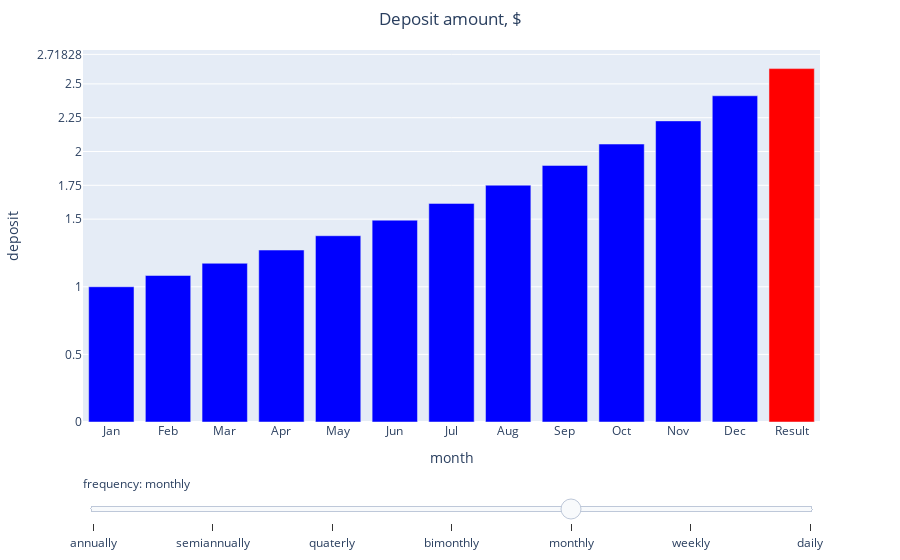

The notebook cell saved with this chart:
### Markdown cell above
Как видно из этой таблицы, поначалу измельчение отчётного периода даёт заметный эффект, однако, выгода от его дальнейшего уменьшения снижается. Например, переход от ежедневной капитализации к ежесекундной позволяет выиграть не более половины сентаво.

### Code cell
plot_deposits_with_slider()

### Figure 1 — Plotly figure (JSON) as saved in the notebook; plotly's stock layout.template omitted (floating-point values rounded to 4 significant figures; data arrays with more than 128 entries replaced by an {"elided": "..."} marker saying what was removed)
{"data": [{"marker": {"color": ["blue", "blue", "blue", "blue", "blue", "blue", "blue", "blue", "blue", "blue", "blue", "blue", "red"]}, "name": "annually", "type": "bar", "visible": false, "x": [0, 1, 2, 3, 4, 5, 6, 7, 8, 9, 10, 11, 12], "y": [1, 1, 1, 1, 1, 1, 1, 1, 1, 1, 1, 1, 2]}, {"marker": {"color": ["blue", "blue", "blue", "blue", "blue", "blue", "blue", "blue", "blue", "blue", "blue", "blue", "red"]}, "name": "semiannualy", "type": "bar", "visible": false, "x": [0, 1, 2, 3, 4, 5, 6, 7, 8, 9, 10, 11, 12], "y": [1, 1, 1, 1, 1, 1, 1.5, 1.5, 1.5, 1.5, 1.5, 1.5, 2.25]}, {"marker": {"color": ["blue", "blue", "blue", "blue", "blue", "blue", "blue", "blue", "blue", "blue", "blue", "blue", "red"]}, "name": "quaterly", "type": "bar", "visible": false, "x": [0, 1, 2, 3, 4, 5, 6, 7, 8, 9, 10, 11, 12], "y": [1, 1, 1, 1, 1.333, 1.333, 1.333, 1.333, 1.778, 1.778, 1.778, 1.778, 2.37]}, {"marker": {"color": ["blue", "blue", "blue", "blue", "blue", "blue", "blue", "blue", "blue", "blue", "blue", "blue", "red"]}, "name": "bimonthly", "type": "bar", "visible": false, "x": [0, 1, 2, 3, 4, 5, 6, 7, 8, 9, 10, 11, 12], "y": [1, 1, 1.167, 1.167, 1.361, 1.361, 1.588, 1.588, 1.853, 1.853, 2.161, 2.161, 2.522]}, {"marker": {"color": ["blue", "blue", "blue", "blue", "blue", "blue", "blue", "blue", "blue", "blue", "blue", "blue", "red"]}, "name": "monthly", "type": "bar", "visible": true, "x": [0, 1, 2, 3, 4, 5, 6, 7, 8, 9, 10, 11, 12], "y": [1, 1.083, 1.174, 1.271, 1.377, 1.492, 1.616, 1.751, 1.897, 2.055, 2.226, 2.412, 2.613]}, {"marker": {"color": ["blue", "blue", "blue", "blue", "blue", "blue", "blue", "blue", "blue", "blue", "blue", "blue", "blue", "blue", "blue", "blue", "blue", "blue", "blue", "blue", "blue", "blue", "blue", "blue", "blue", "blue", "blue", "blue", "blue", "blue", "blue", "blue", "blue", "blue", "blue", "blue", "blue", "blue", "blue", "blue", "blue", "blue", "blue", "blue", "blue", "blue", "blue", "blue", "blue", "blue", "blue", "blue", "red"]}, "name": "weekly", "type": "bar", "visible": false, "x": [0, 1, 2, 3, 4, 5, 6, 7, 8, 9, 10, 11, 12, 13, 14, 15, 16, 17, 18, 19, 20, 21, 22, 23, 24, 25, 26, 27, 28, 29, 30, 31, 32, 33, 34, 35, 36, 37, 38, 39, 40, 41, 42, 43, 44, 45, 46, 47, 48, 49, 50, 51, 52], "y": [1, 1.019, 1.039, 1.059, 1.079, 1.1, 1.121, 1.143, 1.165, 1.187, 1.21, 1.233, 1.257, 1.281, 1.306, 1.331, 1.356, 1.382, 1.409, 1.436, 1.464, 1.492, 1.521, 1.55, 1.58, 1.61, 1.641, 1.672, 1.705, 1.737, 1.771, 1.805, 1.84, 1.875, 1.911, 1.948, 1.985, 2.023, 2.062, 2.102, 2.142, 2.184, 2.226, 2.268, 2.312, 2.356, 2.402, 2.448, 2.495, 2.543, 2.592, 2.642, 2.693]}, {"marker": {"color": {"elided": "366 str values"}}, "name": "daily", "type": "bar", "visible": false, "x": {"elided": "366 int values"}, "y": {"elided": "366 float values"}}], "layout": {"margin": {"t": 50}, "sliders": [{"active": 4, "currentvalue": {"prefix": "frequency: "}, "pad": {"t": 50}, "steps": [{"args": [{"visible": [true, false, false, false, false, false, false]}, {"xaxis": {"tickmode": "array", "ticktext": ["Jan", "Feb", "Mar", "Apr", "May", "Jun", "Jul", "Aug", "Sep", "Oct", "Nov", "Dec", "Result"], "tickvals": [0, 1, 2, 3, 4, 5, 6, 7, 8, 9, 10, 11, 12]}}], "label": "annually", "method": "update"}, {"args": [{"visible": [false, true, false, false, false, false, false]}, {"xaxis": {"tickmode": "array", "ticktext": ["Jan", "Feb", "Mar", "Apr", "May", "Jun", "Jul", "Aug", "Sep", "Oct", "Nov", "Dec", "Result"], "tickvals": [0, 1, 2, 3, 4, 5, 6, 7, 8, 9, 10, 11, 12]}}], "label": "semiannually", "method": "update"}, {"args": [{"visible": [false, false, true, false, false, false, false]}, {"xaxis": {"tickmode": "array", "ticktext": ["Jan", "Feb", "Mar", "Apr", "May", "Jun", "Jul", "Aug", "Sep", "Oct", "Nov", "Dec", "Result"], "tickvals": [0, 1, 2, 3, 4, 5, 6, 7, 8, 9, 10, 11, 12]}}], "label": "quaterly", "method": "update"}, {"args": [{"visible": [false, false, false, true, false, false, false]}, {"xaxis": {"tickmode": "array", "ticktext": ["Jan", "Feb", "Mar", "Apr", "May", "Jun", "Jul", "Aug", "Sep", "Oct", "Nov", "Dec", "Result"], "tickvals": [0, 1, 2, 3, 4, 5, 6, 7, 8, 9, 10, 11, 12]}}], "label": "bimonthly", "method": "update"}, {"args": [{"visible": [false, false, false, false, true, false, false]}, {"xaxis": {"tickmode": "array", "ticktext": ["Jan", "Feb", "Mar", "Apr", "May", "Jun", "Jul", "Aug", "Sep", "Oct", "Nov", "Dec", "Result"], "tickvals": [0, 1, 2, 3, 4, 5, 6, 7, 8, 9, 10, 11, 12]}}], "label": "monthly", "method": "update"}, {"args": [{"visible": [false, false, false, false, false, true, false]}, {"xaxis": {"tickmode": "array", "ticktext": ["Jan 1 ", "Jan 8 ", "Jan 15", "Jan 22", "Jan 29", "Feb 5 ", "Feb 12", "Feb 19", "Feb 26", "Mar 5 ", "Mar 12", "Mar 19", "Mar 26", "Apr 2 ", "Apr 9 ", "Apr 16", "Apr 23", "Apr 30", "May 7 ", "May 14", "May 21", "May 28", "Jun 4 ", "Jun 11", "Jun 18", "Jun 25", "Jul 2 ", "Jul 9 ", "Jul 16", "Jul 23", "Jul 30", "Aug 6 ", "Aug 13", "Aug 20", "Aug 27", "Sep 3 ", "Sep 10", "Sep 17", "Sep 24", "Oct 1 ", "Oct 8 ", "Oct 15", "Oct 22", "Oct 29", "Nov 5 ", "Nov 12", "Nov 19", "Nov 26", "Dec 3 ", "Dec 10", "Dec 17", "Dec 24", "Result"], "tickvals": [0, 1, 2, 3, 4, 5, 6, 7, 8, 9, 10, 11, 12, 13, 14, 15, 16, 17, 18, 19, 20, 21, 22, 23, 24, 25, 26, 27, 28, 29, 30, 31, 32, 33, 34, 35, 36, 37, 38, 39, 40, 41, 42, 43, 44, 45, 46, 47, 48, 49, 50, 51, 52]}}], "label": "weekly", "method": "update"}, {"args": [{"visible": [false, false, false, false, false, false, true]}, {"xaxis": {"tickmode": "array", "ticktext": {"elided": "366 str values"}, "tickvals": {"elided": "366 int values"}}}], "label": "daily", "method": "update"}]}], "title": {"text": "Deposit amount, $", "x": 0.5}, "xaxis": {"tickmode": "array", "ticktext": ["Jan", "Feb", "Mar", "Apr", "May", "Jun", "Jul", "Aug", "Sep", "Oct", "Nov", "Dec", "Result"], "tickvals": [0, 1, 2, 3, 4, 5, 6, 7, 8, 9, 10, 11, 12], "title": {"text": "month"}}, "yaxis": {"tickmode": "array", "tickvals": [0, 0.5, 1, 1.5, 1.75, 2, 2.25, 2.5, 2.718], "title": {"text": "deposit"}}}}
